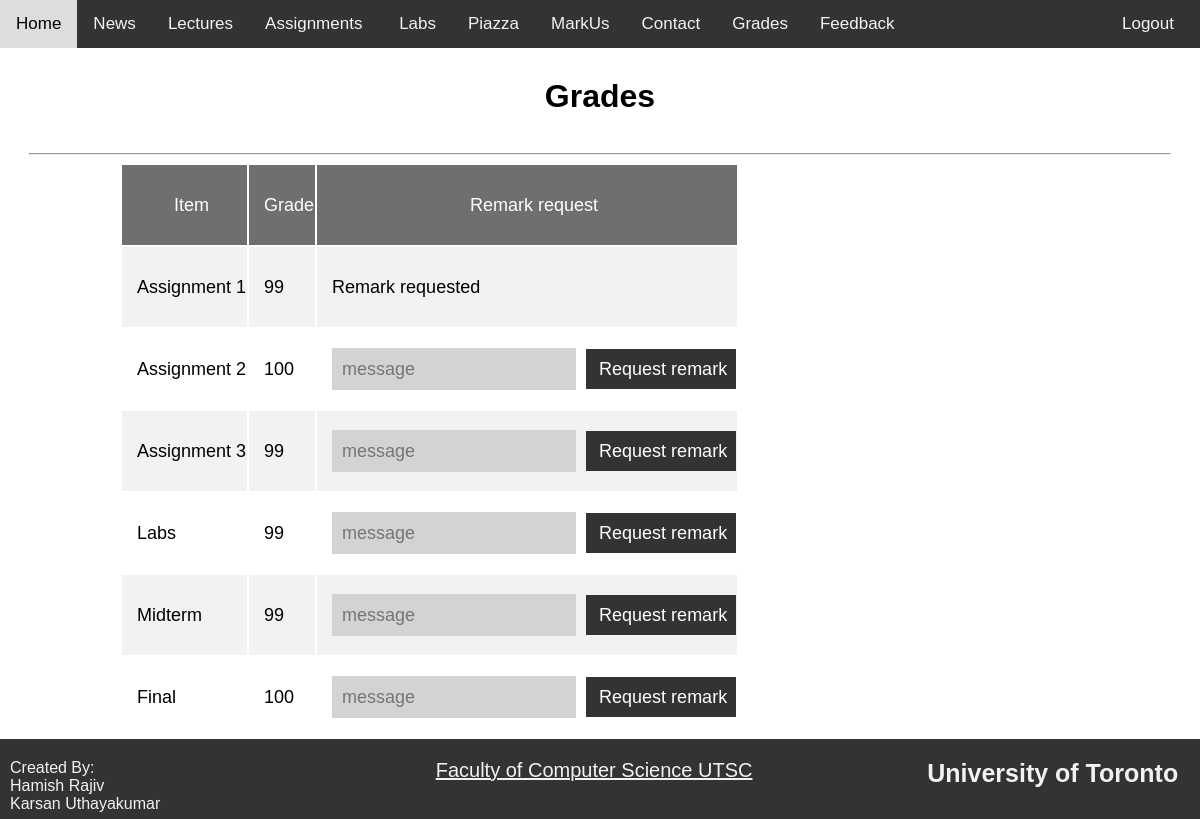
The app's page /viewGrades (signed in) with its own data.
### app.py (models this page shows)
class Grades(Base):
    __tablename__ = "grades"
    id = Column(Integer, primary_key=True)
    studentId = Column(Integer,  ForeignKey('student.id'))
    a1 = Column(Integer)
    a1remark = Column(Integer, default = 0)
    a1remarkMessage = Column(String, default = None)
    a2 = Column(Integer)
    a2remark = Column(Integer, default = 0)
    a2remarkMessage = Column(String, default = None)
    a3 = Column(Integer)
    a3remark = Column(Integer, default = 0)
    a3remarkMessage = Column(String, default = None)
    labs = Column(Integer)
    labsRemark = Column(Integer, default = 0)
    labsRemarkMessage = Column(String, default = None)
    midterm = Column(Integer)
    midtermRemark = Column(Integer, default = 0)
    midtermRemarkMessage = Column(String, default = None)
    final = Column(Integer)
    finalRemark = Column(Integer, default = 0)
    finalRemarkMessage = Column(String, default = None)
    student = relationship("Student", back_populates="grades")

### app.py (the view)
@app.route('/viewGrades')
def viewGrades():
    if session.get("logged_in") == False or session.get("logged_in") == None :
        return logout()
    return render_template("gradesStudent.html", user=s.query(User).filter_by(username=session.get("userName")).first(), accType=session.get("accountType"))

### app.py (called while the page is built)
@app.teardown_request
def remove_session(ex=None):
    s.remove()

### templates/gradesStudent.html
{% extends "layout.html" %}
{% block content %}
<div class="pageHeader">
    <h1> Grades </h1>
</div>
<hr>
<div class="content">
    <table class="gradesTable">
        <tbody>
            <tr>
                <td>Item</td>
                <td>
                    Grade
                </td>
                <td> Remark request</td>
            </tr>
            <tr>
                <td>Assignment 1</td>
                <td>
                    {% if  user.student.grades.a1 == None %}
                    -
                    {% else %}
                    {{user.student.grades.a1}}
                    {% endif %}
                </td>
                <td>
                    {% if  user.student.grades.a1 != None and user.student.grades.a1remark == False %}
                    <form class="remarkRequestForm" action="/processRemarkRequest" method="POST">
                        <input type="text" name="remarkMessage" placeholder="message">
                        <input id="submitButton" name="a1" type="submit" value="Request remark">
                    </form>
                    {% elif user.student.grades.a1 == None %}
                    -
                    {% elif user.student.grades.a1remark == True %}
                    Remark requested
                    {% endif %}
                </td>
            </tr>
            <tr>
                <td>Assignment 2</td>
                <td>
                    {% if  user.student.grades.a2 == None %}
                    -
                    {% else %}
                    {{user.student.grades.a2}}
                    {% endif %}
                </td>
                <td> {% if  user.student.grades.a2 != None and user.student.grades.a2remark == False %}
                    <form class="remarkRequestForm" action="/processRemarkRequest" method="POST">
                        <input type="text" name="remarkMessage" placeholder="message">
                        <input id="submitButton" name="a2" type="submit" value="Request remark">
                    </form>
                    {% elif user.student.grades.a2 == None %}
                    -
                    {% elif user.student.grades.a2remark == True %}
                    Remark requested
                    {% endif %}
                </td>
            </tr>
            <tr>
                <td>Assignment 3</td>
                <td>
                    {% if  user.student.grades.a3 == None %}
                    -
                    {% else %}
                    {{user.student.grades.a3}}
                    {% endif %}
                </td>
                <td>{% if  user.student.grades.a3 != None and user.student.grades.a3remark == False %}
                    <form class="remarkRequestForm" action="/processRemarkRequest" method="POST">
                        <input type="text" name="remarkMessage" placeholder="message">
                        <input id="submitButton" name="a3" type="submit" value="Request remark">
                    </form>
                    {% elif user.student.grades.a3 == None %}
                    -
                    {% elif user.student.grades.a3remark == True %}
                    Remark requested
                    {% endif %}
            </tr>
            <tr>
                <td>Labs</td>
                <td>
                    {% if  user.student.grades.labs == None %}
                    -
                    {% else %}
                    {{user.student.grades.labs}}
                    {% endif %}
                </td>
                <td>
                    {% if  user.student.grades.labs != None and user.student.grades.labsRemark == False %}
                    <form class="remarkRequestForm" action="/processRemarkRequest" method="POST">
                        <input type="text" name="remarkMessage" placeholder="message">
                        <input id="submitButton" name="labs" type="submit" value="Request remark">
                    </form>
                    {% elif user.student.grades.labs == None %}
                    -
                    {% elif user.student.grades.labsRemark == True %}
                    Remark requested
                    {% endif %}
                </td>
            </tr>
            <tr>
                <td>Midterm</td>
                <td>
                    {% if  user.student.grades.midterm == None %}
                    -
                    {% else %}
                    {{user.student.grades.midterm}}
                    {% endif %}
                </td>
                <td>
                    {% if  user.student.grades.midterm != None and user.student.grades.midtermRemark == False %}
                    <form class="remarkRequestForm" action="/processRemarkRequest" method="POST">
                        <input type="text" name="remarkMessage" placeholder="message">
                        <input id="submitButton" name="midterm" type="submit" value="Request remark">
                    </form>
                    {% elif user.student.grades.midterm == None %}
                    -
                    {% elif user.student.grades.midtermRemark == True %}
                    Remark requested
                    {% endif %}
                </td>
            </tr>
            <tr>
                <td>Final </td>
                <td>
                    {% if  user.student.grades.final == None %}
                    -
                    {% else %}
                    {{user.student.grades.final}}
                    {% endif %}
                </td>
                <td>
                    {% if  user.student.grades.final != None and user.student.grades.finalRemark == False %}
                    <form class="remarkRequestForm" action="/processRemarkRequest" method="POST">
                        <input type="text" name="remarkMessage" placeholder="message">
                        <input id="submitButton" name="final" type="submit" value="Request remark">
                    </form>
                    {% elif user.student.grades.final == None %}
                    -
                    {% elif user.student.grades.finalRemark == True %}
                    Remark requested
                    {% endif %}
                </td>
            </tr>
        </tbody>
    </table>
</div>
{% endblock %}

### static/container.css (style rules this page uses)
html,body { height: 100%; margin: 0px; padding: 0px; font-family: Arial, Helvetica, sans-serif; overflow-x: hidden; }
body { margin: 0px; padding: 0px; background-color: #ffffff; color: #000000; }
.pageHeader h1 { margin: 30px 0; }
hr { width: 95%; }
.content { width: 80%; font-size: 18px; line-height: 1.5 ; }
table tr:nth-child(even) { background-color: #f2f2f2; }
table tr:first-child td { padding-top: 12px; padding-bottom: 12px; text-align: left; background-color: #333; opacity: 0.7; color: white; }
table tr { height: 50px; }
.gradesTable { min-width: 60%; }
.gradesTable tr { height: 80px; padding-bottom: 0px; margin-bottom: 0px; }
.gradesTable td { padding-left: 15px; }
.gradesTable tr:first-child td { padding-top: 12px; padding-bottom: 12px; background-color: #333; opacity: 0.7; color: white; text-align: center; }
.remarkRequestForm input { font-size: 18px; color:black; background-color:rgb(211, 211, 211); height: 40px; display: inline; border-radius: 0; border-width: 0px; padding-left: 10px; }
#submitButton { color:white; background-color:#333; margin-left: 5px; }
#submitButton { width: 150px; }

### records on screen
Grades: student.grades.a1 "99", student.grades.a2 "100", student.grades.a3 "99", student.grades.labs "99", student.grades.midterm "99", student.grades.final "100"
